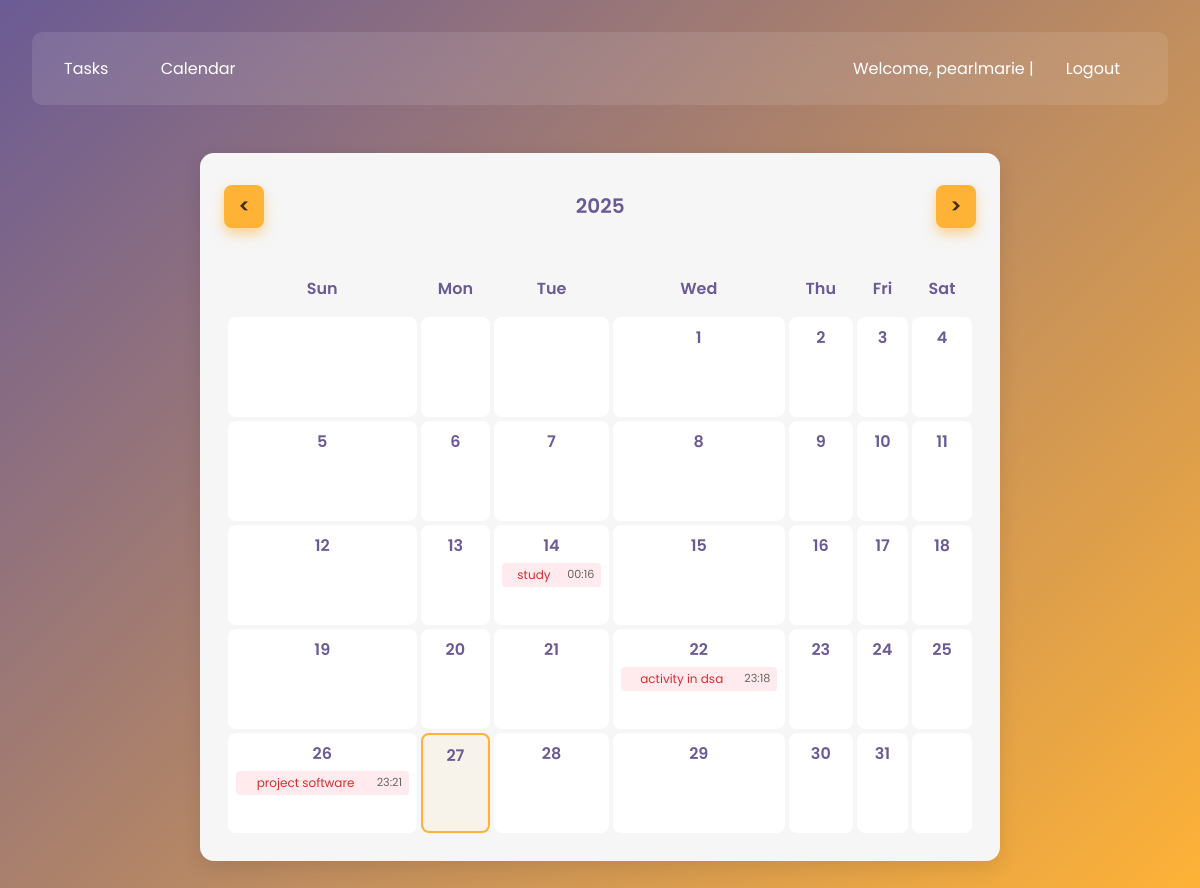
Page /calendar/ (signed in) on the committed database.
### todo/models.py (models this page shows, shortened)
class Task(models.Model):
    user = models.ForeignKey(User, on_delete=models.CASCADE)
    title = models.CharField(max_length=200)
    description = models.TextField(blank=True, null=True)
    completed = models.BooleanField(default=False)
    created_at = models.DateTimeField(auto_now_add=True)
    deadline = models.DateTimeField(null=True, blank=True, help_text="Optional deadline for the task")

### todo/views.py (the view)
# urls.py: path('calendar/', views.calendar_view, name='calendar'),
@login_required
def calendar_view(request):
    current_date = timezone.now()
    year = int(request.GET.get('year', current_date.year))
    month = int(request.GET.get('month', current_date.month))
    if month < 1:
        month = 12
        year -= 1
    elif month > 12:
        month = 1
        year += 1
    start_date = timezone.make_aware(datetime(year, month, 1))
    if month == 12:
        end_date = timezone.make_aware(datetime(year + 1, 1, 1)) - timedelta(days=1)
    else:
        end_date = timezone.make_aware(datetime(year, month + 1, 1)) - timedelta(days=1)
    first_day = start_date
    starting_day = first_day.weekday()
    days_in_month = (end_date - start_date).days + 1
    tasks = Task.objects.filter(
        user=request.user,
        deadline__date__gte=start_date.date(),
        deadline__date__lte=end_date.date()
    )
    tasks_by_day = {}
    for task in tasks:
        if task.deadline:
            day = task.deadline.day
            if day not in tasks_by_day:
                tasks_by_day[day] = []
            tasks_by_day[day].append(task)
    calendar = []
    date = 1
    for i in range(6):  # 6 weeks
        week = []
        for j in range(7):  # 7 days
            if i == 0 and j < starting_day:
                week.append({'day': '', 'tasks': []})
            elif date > days_in_month:
                week.append({'day': '', 'tasks': []})
            else:
                week.append({
                    'day': date,
                    'tasks': tasks_by_day.get(date, [])
                })
                date += 1
        calendar.append(week)
        if date > days_in_month:
            break
    context = {
        'calendar': calendar,
        'month': month,
        'year': year,
        'today': current_date,
        'prev_month': month - 1 if month > 1 else 12,
        'prev_year': year if month > 1 else year - 1,
        'next_month': month + 1 if month < 12 else 1,
        'next_year': year if month < 12 else year + 1,
    }
    return render(request, 'todo/calendar.html', context)

### todo/templates/todo/calendar.html (shortened to what this page needs)
{% extends 'partial/base.html' %}
{% block content %}
<section id="calendar" aria-label="Calendar" tabindex="0">
    <header>
        <a href="?year={{ prev_year }}&month={{ prev_month }}" class="btn" aria-label="Previous Month"><</a>
        <div id="monthYear" aria-live="polite" aria-atomic="true">
            {{ month|date:"F" }} {{ year }}
        </div>
        <a href="?year={{ next_year }}&month={{ next_month }}" class="btn" aria-label="Next Month">></a>
    </header>
    <table role="grid" aria-readonly="true">
        <thead>
            <tr>
                <th scope="col">Sun</th>
                <th scope="col">Mon</th>
                <th scope="col">Tue</th>
                <th scope="col">Wed</th>
                <th scope="col">Thu</th>
                <th scope="col">Fri</th>
                <th scope="col">Sat</th>
            </tr>
        </thead>
        <tbody>
            {% for week in calendar %}
                <tr>
                    {% for day in week %}
                        <td {% if day.day == today.day and month == today.month and year == today.year %}class="today"{% endif %}>
                            {% if day.day %}
                                <div class="day-number">{{ day.day }}</div>
                                <ul class="task-list">
                                    {% for task in day.tasks %}
                                        <li class="{% if task.completed %}completed{% endif %} {% if task.deadline < today %}overdue{% endif %}">
                                            <span class="task-title">{{ task.title }}</span>
                                            <span class="task-time">{{ task.deadline|date:"H:i" }}</span>
                                        </li>
                                    {% endfor %}
                                </ul>
                            {% endif %}
                        </td>
                    {% endfor %}
                </tr>
            {% endfor %}
        </tbody>
    </table>
</section>
{% endblock %}

### templates/partial/base.html (shortened to what this page needs)
<!DOCTYPE html>
<html lang="en">
<head>
</head>
<body>
    <div class="container">
        <nav class="nav-bar">
            <div class="nav-links">
                <a href="{% url 'task_list' %}">Tasks</a>
                <a href="{% url 'calendar' %}">Calendar</a>
            </div>
            {% if user.is_authenticated %}
                <div class="user-info">
                    Welcome, {{ user.username }} |
                    <a href="{% url 'accounts:logout' %}">Logout</a>
                </div>
            {% else %}
                <div class="nav-links">
                    <a href="{% url 'accounts:login' %}">Login</a>
                </div>
            {% endif %}
        </nav>
        {% block content %}{% endblock %}
    </div>
</body>
</html>

### templates/partial/base.html (style rules this page uses)
* { margin: 0; padding: 0; box-sizing: border-box; font-family: 'Poppins', sans-serif; }
body { min-height: 100vh; background: linear-gradient(135deg, #6b5b95, #feb236); padding: 2rem; display: flex; justify-content: center; align-items: center; }
.container { width: 100%; max-width: 1200px; margin: 0 auto; display: flex; flex-direction: column; align-items: center; gap: 2rem; }
.nav-bar { background: rgba(255, 255, 255, 0.1); padding: 1rem; border-radius: 10px; margin-bottom: 1rem; backdrop-filter: blur(10px); width: 100%; display: flex; justify-content: space-between; align-items: center; }
.nav-bar a { color: white; text-decoration: none; margin-right: 1rem; padding: 0.5rem 1rem; border-radius: 5px; transition: background-color 0.3s; }
.user-info { color: white; display: flex; align-items: center; gap: 1rem; }

### todo/templates/todo/calendar.html (style rules this page uses)
#calendar { background: #f6f6f6; border-radius: 14px; padding: 1rem 1.5rem 1.5rem; box-shadow: 0 6px 20px rgba(0,0,0,0.1); user-select: none; display: flex; flex-direction: column; gap: 1rem; width: 100%; max-width: 800px; margin: 0 auto; }
#calendar header { display: flex; justify-content: space-between; align-items: center; font-weight: 600; font-size: 1.25rem; color: #6b5b95; padding: 1rem 0; }
#calendar header a { background: #feb236; border: none; color: #3e2e1a; padding: 0.4rem 0.9rem; border-radius: 8px; cursor: pointer; box-shadow: 0 6px 12px rgba(254, 178, 54, 0.5); transition: all 0.3s ease; user-select: none; text-decoration: none; }
#calendar table { width: 100%; border-collapse: separate; border-spacing: 4px; user-select: none; }
#calendar th, #calendar td { text-align: center; padding: 0.5rem; border-radius: 8px; vertical-align: top; background: #fff; }
#calendar th { font-weight: 600; color: #6b5b95; background: transparent; padding: 0.75rem; }
#calendar td { cursor: default; transition: all 0.3s ease; height: 100px; position: relative; }
#calendar td.today { background-color: #feb23610; border: 2px solid #feb236; }
.day-number { font-weight: 600; margin-bottom: 0.3rem; color: #6b5b95; }
.task-list { list-style: none; padding: 0; margin: 0; font-size: 0.75rem; max-height: 80px; overflow-y: auto; }
.task-list li { background: #f8f9fa; border-radius: 4px; padding: 0.2rem 0.4rem; margin-bottom: 0.2rem; display: flex; justify-content: space-between; align-items: center; gap: 0.5rem; }
.task-list li.overdue:not(.completed) { background-color: #ffebee; color: #d32f2f; }
.task-title { flex: 1; white-space: nowrap; overflow: hidden; text-overflow: ellipsis; }
.task-time { font-size: 0.7rem; color: #666; }

### rows in the picture
Task: title "study", deadline "00:16"
Task: title "activity in dsa", deadline "23:18"
Task: title "project software", deadline "23:21"

### other values in the picture
{{ user.username }} "pearlmarie"
{{ year }} "2025"
{{ day.day }} "1" "2" "3" "4" "5" "6" "7" "8" "9" "10" "11" "12" "13" "14" "15" "16" "17" "18" "19" "20" "21" "22" "23" "24" "25" "26" "27" "28" "29" "30" "31"
